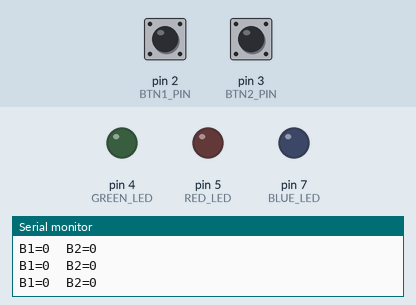
Recording of a sketch running on a simulated Arduino Uno, built with avr-gcc and run on an emulated ATmega328P. On the bench: output pins drawn as LEDs (lit = HIGH), the last lines printed to the serial monitor. The test bench sets the inputs (shaded band); at power-on: pin 2 (BTN1_PIN) HIGH, pin 3 (BTN2_PIN) HIGH.

Above: at 1.2 s.
1.3 s: pin 2 (BTN1_PIN) pulled LOW for 0.15 s
At 2.5 s:
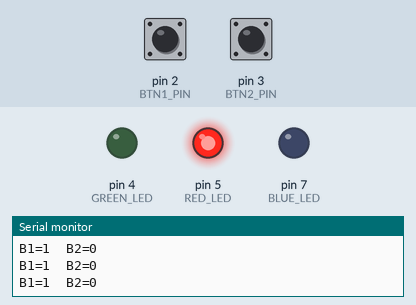
2.9 s: pin 3 (BTN2_PIN) pulled LOW for 0.15 s
At 3.5 s:
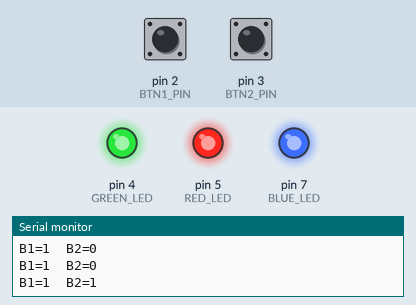
4.6 s: pin 2 (BTN1_PIN) pulled LOW for 1 s
At 5.2 s:
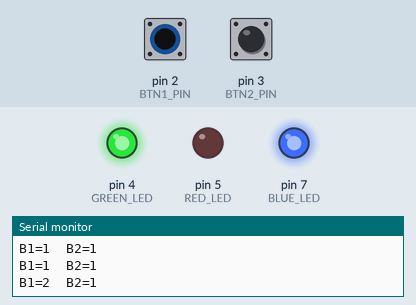
7.1 s: pin 3 (BTN2_PIN) pulled LOW for 1 s
At 8.3 s:
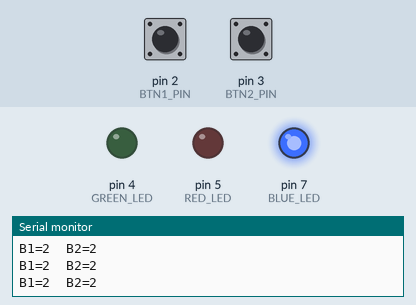
9.6 s: pin 2 (BTN1_PIN) pulled LOW for 0.15 s
At 10.2 s:
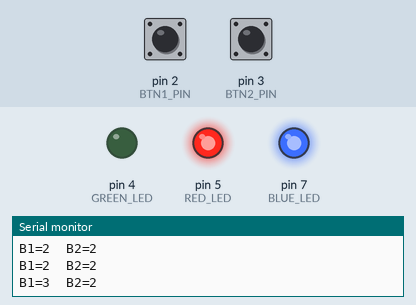
11.2 s: pin 2 (BTN1_PIN) pulled LOW for 3.2 s
At 12.6 s:
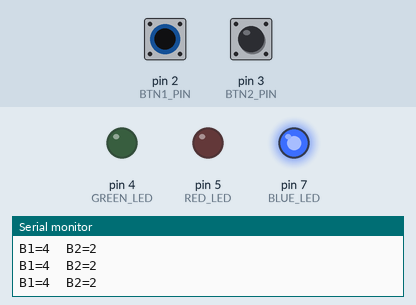
Timing chart, 0 to 14.2 s (numbered marks = the images above; inputs shaded):
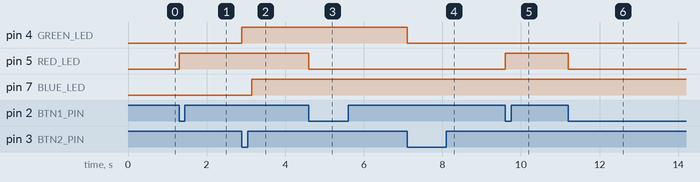

Measured:
- after the input at 1.3 s, pin 5 (RED_LED): LOW → HIGH at once
- after the input at 2.9 s, pin 4 (GREEN_LED): LOW → HIGH at once; pin 7 (BLUE_LED): LOW → HIGH after 0.25 s
- after the input at 4.6 s, pin 5 (RED_LED): HIGH → LOW at once
- after the input at 7.1 s, pin 4 (GREEN_LED): HIGH → LOW at once
- after the input at 9.6 s, pin 5 (RED_LED): LOW → HIGH at once
- after the input at 11.2 s, pin 5 (RED_LED): HIGH → LOW at once

The sketch:

Lab2_Q1.ino
```cpp
// Question 1 – Button Counter with Interrupts


#include <Arduino.h>              // Include Arduino core library

// Button pin definitions
const uint8_t BTN1_PIN = 2;       // Button 1 connected to pin 2 (INT0 interrupt)
const uint8_t BTN2_PIN = 3;       // Button 2 connected to pin 3 (INT1 interrupt)

//  LED pin definitions
const uint8_t RED_LED   = 5;      // Red LED connected to digital pin 5
const uint8_t GREEN_LED = 4;      // Green LED connected to digital pin 4
const uint8_t BLUE_LED  = 7;      // Blue LED connected to digital pin 7

//  Button press counters
// volatile because they are modified inside ISR functions
volatile uint32_t btn1_count = 0; // Stores number of times button 1 is pressed
volatile uint32_t btn2_count = 0; // Stores number of times button 2 is pressed

//  Debounce variables
// Used to prevent false multiple counts from one button press
volatile unsigned long last1_us = 0;   // Last interrupt time for button 1
volatile unsigned long last2_us = 0;   // Last interrupt time for button 2
const unsigned long DEBOUNCE_US = 30000; // 30 ms debounce delay

//  ISR for Button 1
// Runs automatically when button 1 is pressed
void ISR_btn1() {
  unsigned long now = micros();          // Get current time in microseconds
  if (now - last1_us > DEBOUNCE_US) {    // Check if debounce time has passed
    btn1_count++;                        // Increment button 1 counter
    digitalWrite(RED_LED, !digitalRead(RED_LED)); // Toggle red LED state
    last1_us = now;                      // Save current time for debounce
  }
}

//  ISR for Button 2
// Runs automatically when button 2 is pressed
void ISR_btn2() {
  unsigned long now = micros();          // Get current time in microseconds
  if (now - last2_us > DEBOUNCE_US) {    // Check if debounce time has passed
    btn2_count++;                        // Increment button 2 counter
    digitalWrite(GREEN_LED, !digitalRead(GREEN_LED)); // Toggle green LED state
    last2_us = now;                      // Save current time for debounce
  }
}

//  Setup function
// Runs once when the Arduino starts
void setup() {
  Serial.begin(9600);                    // Initialize serial communication

  // Configure button pins as inputs with internal pull-up resistors
  pinMode(BTN1_PIN, INPUT_PULLUP);       // Button 1 input
  pinMode(BTN2_PIN, INPUT_PULLUP);       // Button 2 input

  // Configure LED pins as outputs
  pinMode(RED_LED, OUTPUT);              // Red LED output
  pinMode(GREEN_LED, OUTPUT);            // Green LED output
  pinMode(BLUE_LED, OUTPUT);             // Blue LED output

  // Turn all LEDs off initially
  digitalWrite(RED_LED, LOW);
  digitalWrite(GREEN_LED, LOW);
  digitalWrite(BLUE_LED, LOW);

  // Attach interrupts to buttons
  // ISR is triggered when the button is pressed (HIGH → LOW)
  attachInterrupt(digitalPinToInterrupt(BTN1_PIN), ISR_btn1, FALLING);
  attachInterrupt(digitalPinToInterrupt(BTN2_PIN), ISR_btn2, FALLING);
}

//  Main loop
// Runs repeatedly after setup()
void loop() {
  uint32_t c1, c2;                       // Local copies of button counters

  // Temporarily disable interrupts to safely read shared variables
  noInterrupts();
  c1 = btn1_count;                       // Copy button 1 count
  c2 = btn2_count;                       // Copy button 2 count
  interrupts();                          // Re-enable interrupts

  //  Blue LED logic
  // Turn blue LED ON if both buttons have been pressed at least once
  if (c1 > 0 && c2 > 0) {
    digitalWrite(BLUE_LED, HIGH);
  } else {
    digitalWrite(BLUE_LED, LOW);
  }

  // Print button counts to Serial Monitor
  Serial.print("B1=");
  Serial.print(c1);
  Serial.print("  B2=");
  Serial.println(c2);

  delay(450);                            // Delay to slow down serial output
}
```
